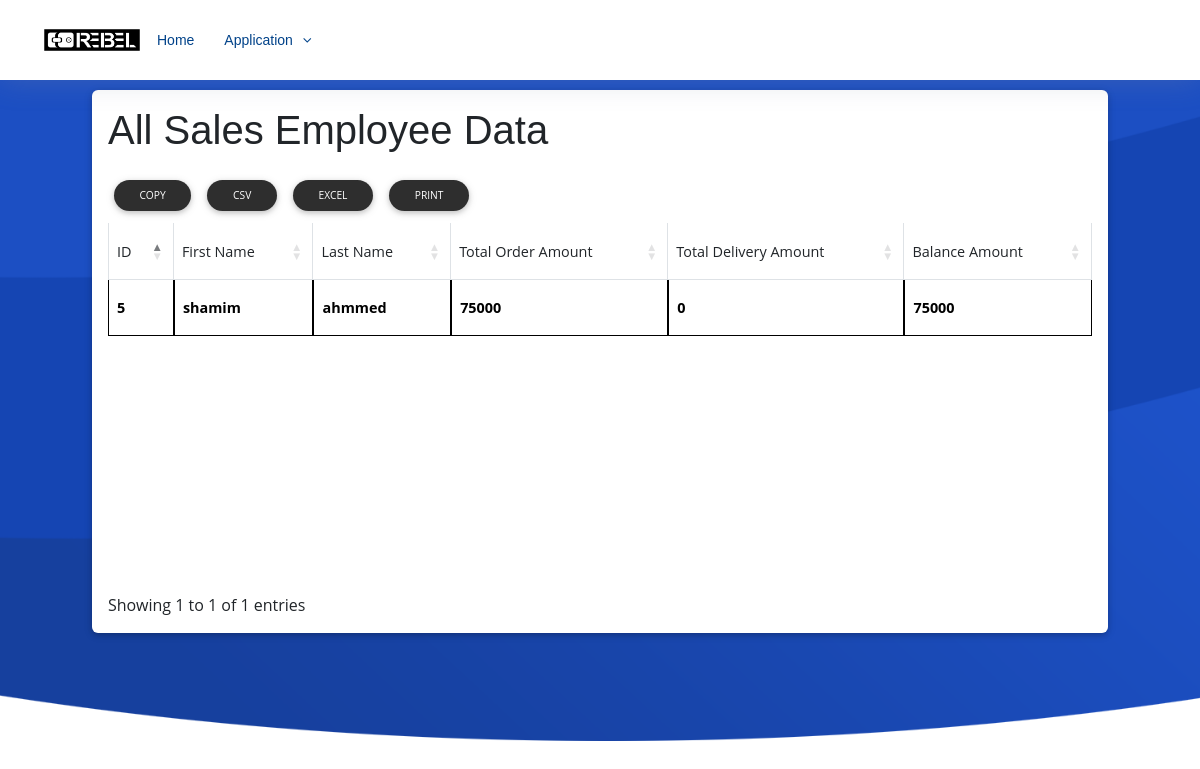
The app's page /report/Marketing/all_sales_employee_data/ with its own data.
### Sales/models.py (models this page shows, shortened)
class SalesEmployee(models.Model):
    first_name = models.CharField(max_length=100)
    last_name = models.CharField(max_length=100)
    email = models.EmailField(unique=True)
    phone_number = models.CharField(max_length=15)
    hire_date = models.DateField()
    active = models.BooleanField(default=False)  # New field for active status

### Report/salesemployeeviews.py (the view)
# urls.py: path('Marketing/all_sales_employee_data/', salesemployeeviews.all_sales_employee_data, name='all_sales_employee_data'),
def all_sales_employee_data(request):
    sales_employees = SalesEmployee.objects.all()
    for sales_employee in sales_employees:
        sales_employee.total_order_amount = SalesOrderInfo.objects.filter(sales_employee=sales_employee).aggregate(total_amount=Sum('totalAmount'))['total_amount'] or 0
        sales_employee.total_delivery_amount = DeliveryInfo.objects.filter(sales_employee=sales_employee).aggregate(total_amount=Sum('totalAmount'))['total_amount'] or 0
        sales_employee.balance_amount = sales_employee.total_order_amount - sales_employee.total_delivery_amount
    return render(request, 'salesEmployee/all_sales_employee_data.html', {'sales_employees': sales_employees})

### Report/templates/salesEmployee/all_sales_employee_data.html
{% extends 'basereport.html' %}
{% load static %}
{% block content %}
<section class="section card mb-5">
    <div class="card-body">
    <h1>All Sales Employee Data</h1>
    <table  id="itemsTable" class="table table-bordered">
        <thead>
            <tr>
                <th>ID</th>
                <th>First Name</th>
                <th>Last Name</th>
                <th>Total Order Amount</th>
                <th>Total Delivery Amount</th>
                <th>Balance Amount</th>
            </tr>
        </thead>
        <tbody>
            {% for sales_employee in sales_employees %}
                <tr>
                    <td>{{ sales_employee.id }}</td>
                    <td>{{ sales_employee.first_name }}</td>
                    <td>{{ sales_employee.last_name }}</td>
                    <td>{{ sales_employee.total_order_amount }}</td>
                    <td>{{ sales_employee.total_delivery_amount }}</td>
                    <td>{{ sales_employee.balance_amount }}</td>
                </tr>
            {% endfor %}
        </tbody>
    </table>
{% endblock %}

### static/assets/css/style.css (style rules this page uses)
body { background: #fff; color: #444; font-family: "Open Sans", sans-serif; }
h1, h2, h3, h4, h5, h6 { font-family: "Montserrat", sans-serif; font-weight: 400; margin: 0 0 20px 0; padding: 0; }
section { overflow: hidden; }

### templates/basereport.html (style rules this page uses)
table.table-bordered .dataTable th, table.table-bordered.dataTable td { color: black !important; font-weight: bold; border:1px solid black; }
#itemsTable tr td { height: 10px !important; }

### records on screen
SalesEmployee: id "5", first_name "shamim", last_name "ahmmed", total_order_amount "75000", total_delivery_amount "0", balance_amount "75000"
